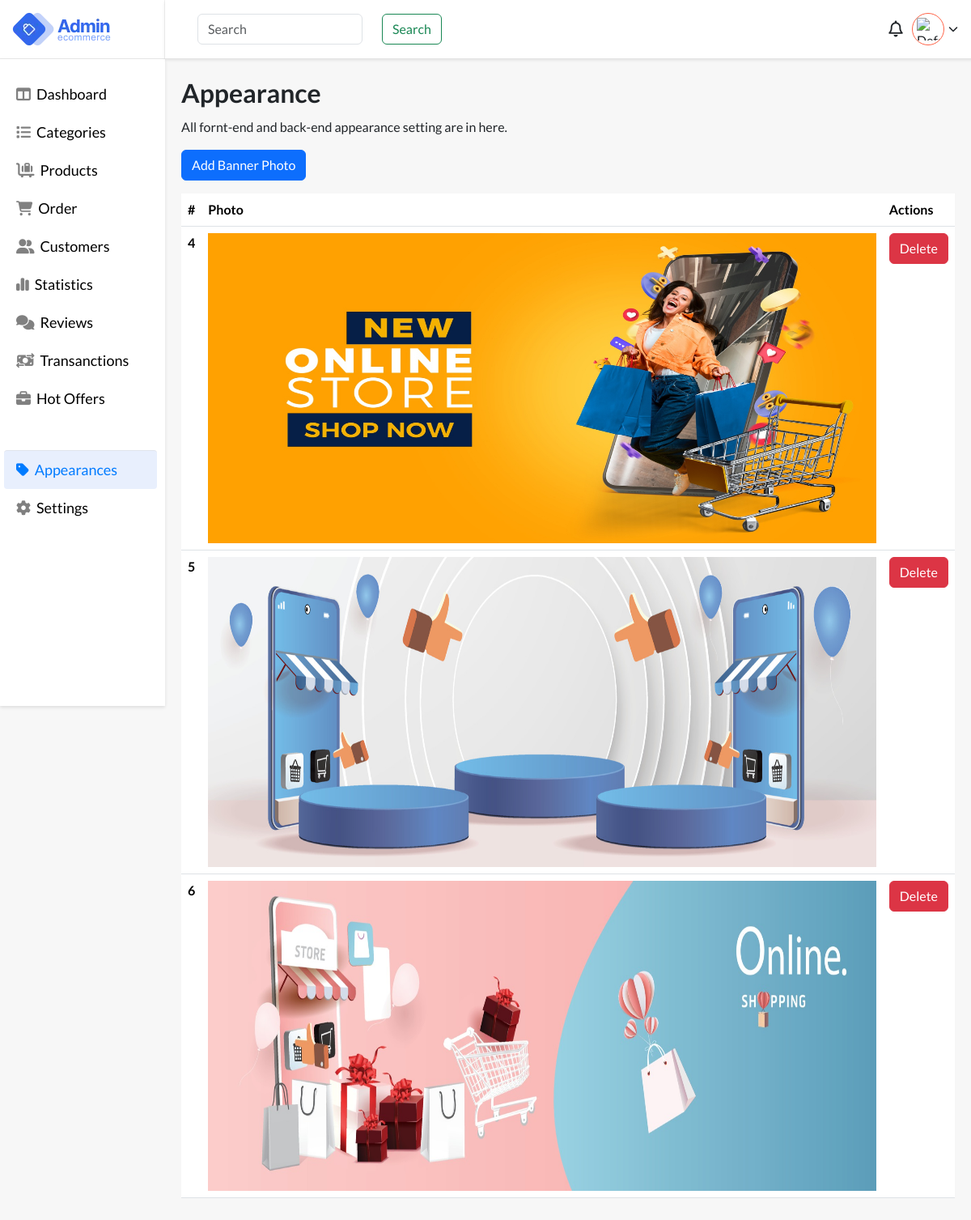
The page /files/appearance.php (signed in) on the database its author committed.
### tables this page shows
CREATE TABLE `banner_photos` (
  `id` int(11) NOT NULL,
  `photo_name` varchar(255) NOT NULL,
  `created_at` timestamp NOT NULL DEFAULT current_timestamp()
);

### files/appearance.php (the view, shortened to what this page needs)
<?php
require_once "../auth/db-connection/config.php";
?>
<!DOCTYPE html>
<html lang="en">
<head>
    <link href="https://cdn.jsdelivr.net/npm/bootstrap@5.3.2/dist/css/bootstrap.min.css" rel="stylesheet">
    <link rel="stylesheet" href="https://cdnjs.cloudflare.com/ajax/libs/font-awesome/6.5.1/css/all.min.css" />
    <link rel="stylesheet" href="../styling/style.css">
</head>
<body style="background:#f7f7f7;">
    <main>
        <div class="app-wrapper">
            <div class="app-sidebar">
                <div class="side-header flex pr-3">
                    <div class="logo flex">
                        <img src="images/logo.webp" alt="logo">
                    </div>
                </div>
                <div class="sidebard-nav">
                    <ul>
                        <li class="">
                            <a href="dashboard.php">
                                <i class="fa-solid fa-table-columns"></i>
                                <span class="block">Dashboard</span>
                            </a>
                        </li>
                        <li class="">
                            <a href="categories.php">
                                <i class="fa-solid fa-list"></i>
                                <span class="block">Categories</span>
                            </a>
                        </li>
                        <li>
                            <a href="products.php">
                               <i class="fa-solid fa-cart-flatbed-suitcase"></i>
                                <span class="block">Products</span>
                            </a>
                        </li>
                        <li>
                            <a href="orders.php">
                                  <i class="fa-solid fa-cart-shopping"></i>
                                <span class="block">Order</span>
                            </a>
                        </li>
                        <li>
                            <a href="customers.php">
                                <i class="fa-solid fa-user-group"></i>
                                <span class="block">Customers</span>
                            </a>
                        </li>
                        <li>
                            <a href="">
                                <i class="fa-solid fa-chart-simple"></i>
                                <span class="block">Statistics</span>
                            </a>
                        </li>
                        <li>
                            <a href="">
                                <i class="fa-solid fa-comments"></i>
                                <span class="block">Reviews</span>
                            </a>
                        </li>
                        <li>
                            <a href="">
                                <i class="fa-solid fa-money-bill-transfer"></i>
                                <span class="block">Transanctions</span>
                            </a>
                        </li>
                        <li>
                            <a href="">
                                <i class="fa-solid fa-briefcase"></i>
                                <span class="block">Hot Offers</span>
                            </a>
                        </li>
                         <li class="devided-nav active">
                            <a href="appearance.php">
                                <i class="fa-solid fa-tag"></i>
                                <span class="block">Appearances</span>
                            </a>
                        </li>
                         <li>
                            <a href="settings.php">
                                <i class="fa-solid fa-gear"></i>
                                <span class="block">Settings</span>
                            </a>
                        </li>
                    </ul>
                </div>
            </div>
            <div class="header-body">
                <div class="user flex-end">
                    <div class="search">
                        <form class="d-flex gap-3" role="search">
                            <input class="form-control me-2" type="search" placeholder="Search" aria-label="Search">
                            <button class="btn btn-outline-success" type="submit">Search</button>
                        </form>
                    </div>
                    <div class="account">
                        <div class="notifications">
                            <i class="fa-regular fa-bell"></i>
                        </div>
                        <div class="wrap-u" onclick="toggleUserOptions()">
                            <div class="user-pro flex">
                                <?php if (isset($_SESSION["profile_photo"])) : ?>
                                    <img src="<?php echo $_SESSION["profile_photo"]; ?>" alt="Profile Photo">
                                <?php else : ?>
                                    <img src="default_profile_photo.jpg" alt="Default Profile Photo">
                                <?php endif; ?>
                            </div>
                            <i class="fa-solid fa-chevron-down"></i>
                        </div>
                    </div>
                </div>
                <div class="h-container">
                    <div class="main">
                        <h1 class="page-heading"> Appearance </h1>
                        <p>
                            All fornt-end and back-end appearance setting are in here.
                        </p>
                        <div class="appwarance-actions-bar">
                            <button type="button" class="btn btn-primary" data-toggle="modal" data-target="#uploadBannerModal">
                            Add Banner Photo
                            </button>
                        </div>
                        <?php
                        $sql = "SELECT id, photo_name FROM banner_photos";
                        $result = $connection->query($sql);
                        if ($result->rowCount() > 0) {
                            echo '<table class="table mt-3">
                                    <thead>
                                        <tr>
                                            <th scope="col">#</th>
                                            <th scope="col">Photo</th>
                                            <th scope="col">Actions</th>
                                        </tr>
                                    </thead>
                                    <tbody>';
                         while ($row = $result->fetch(PDO::FETCH_ASSOC)) {
                           echo '<tr>
                                <th scope="row">' . $row["id"] . '</th>
                                <td class="banner-photo">
                                    <img src="../auth/assets/banner/' . $row["photo_name"] . '" alt="' . $row["photo_name"] . '" />
                                </td>
                                <td>
                                    <a type="button" href="../auth/backend-assets/banner/delete_banner.php?id=' . $row["id"] . '" class="btn btn-danger">Delete</a>
                                </td>
                            </tr>';
                        }
                            echo '</tbody></table>';
                        } else {
                            echo "No banner photos found.";
                        }
                        ?>
                    </div>
                </div>
            </div>
        </div>
    </main>
</body>
</html>

### styling/style.css (style rules this page uses)
body { font-family: "Lato", sans-serif !important; }
.flex { display: flex; justify-content: space-between; align-items: center; }
.flex-end { display: flex; justify-content: flex-end; align-items: center; }
.block { display: block; }
.h-container { padding: 40px; transition: all 0.4s ease-in-out; margin-top: 72px; }
.page-heading { font-size: 42px; font-weight: 600; line-height: 45px; }
.app-wrapper { display: flex; justify-content: space-between; min-height: 100vh; }
.app-sidebar { width: 15%; position: fixed; left: 0; height: 100vh; }
.side-header { background: #fff; box-shadow: 0 2px 4px #0000001a; height: 72px; padding: 0 10px 0 15px; padding-right: 10px; border-right: 1px solid #cccccc42; }
.sidebard-nav { background: #fff; box-shadow: 0 2px 4px #0000001a; padding: 0 10px 40px 15px; height: 100%; border-top: 1px solid #cecece82; }
.sidebard-nav ul { padding: 0; margin-top: 20px; list-style: none; }
.sidebard-nav ul li { width: 100%; padding: 15px 0; padding-left: 10px; transition: all 0.4s ease-in-out; }
.sidebard-nav ul li.active, .sidebard-nav ul li:hover { background-color: #e8effd; border-radius: 4px; }
.sidebard-nav ul li a { text-decoration: none !important; }
.sidebard-nav ul li a i { color: gray; }
.sidebard-nav ul li:hover a i, .sidebard-nav ul li:hover a, .sidebard-nav ul .active a, .sidebard-nav ul .active a i { color: #007bff !important; }
.sidebard-nav ul li.active a, .sidebard-nav ul li.active a i { color: #007bff !important; }
.sidebard-nav ul li a { font-size: 20px; font-weight: 500; display: flex; align-items: center; gap: 10px; color: black; }
.devided-nav { margin-top: 40px; border-top: 1px solid #d3d3d369; }
.header-body { width: calc(100% - 15%); margin-left: 15%; }
.logo { width: 200px; height: 72px; }
.user { gap: 20px; padding-right: 40px; padding-left: 40px; background: #fff; box-shadow: 0 2px 4px #0000001a; display: flex; justify-content: space-between; align-items: center; height: 72px; position: fixed; width: calc(100% - 15%); z-index: 12; }
.user-pro { width: 50px; height: 50px; border-radius: 100%; background: #fff; padding: 5px; border: 1px solid tomato; overflow: hidden; cursor: pointer; }
.user-pro img { width: 100%; height: 100%; object-fit: contain; }
.wrap-u { display: flex; align-items: center; gap: 5px; cursor: pointer; }
.notifications i { font-size: 24px; cursor: pointer; }
.notifications { width: 40px; height: 40px; display: flex; justify-content: center; align-items: center; }
.account { width: 20%; display: flex; align-items: center; justify-content: end; position: relative; }
@media screen and (min-width: 1024px) and (max-width: 1280px) { .sidebard-nav { padding: 0 10px 40px 5px; } }
@media screen and (min-width: 1024px) and (max-width: 1280px) { .app-sidebar { width: 17%; } }
@media screen and (min-width: 1024px) and (max-width: 1280px) { .header-body { width: calc(100% - 17%); margin-left: 17%; } }
@media screen and (min-width: 1024px) and (max-width: 1280px) { .h-container { padding: 20px; } }
@media screen and (max-width: 1444px) { .sidebard-nav ul li a { font-size: 18px; gap: 7px; } }
@media screen and (max-width: 1444px) { .sidebard-nav ul li { padding: 10px 0; padding-left: 15px; } }
@media screen and (max-width: 1444px) { .user-pro { width: 40px; height: 40px; } }
@media screen and (max-width: 1444px) { .wrap-u i { font-size: 12px; } }
@media screen and (max-width: 1444px) { .notifications i { font-size: 20px; } }
@media screen and (max-width: 1444px) { .page-heading { font-size: 32px; } }
.banner-photo { width: 100%; height: 400px; }
.banner-photo img { height: 100%; width: 100%; }
input { flex-grow: 1; margin-right: 10px; }

### rows shown on the page
banner_photos: id "4", photo_name (picture)
banner_photos: id "5", photo_name (picture)
banner_photos: id "6", photo_name (picture)
